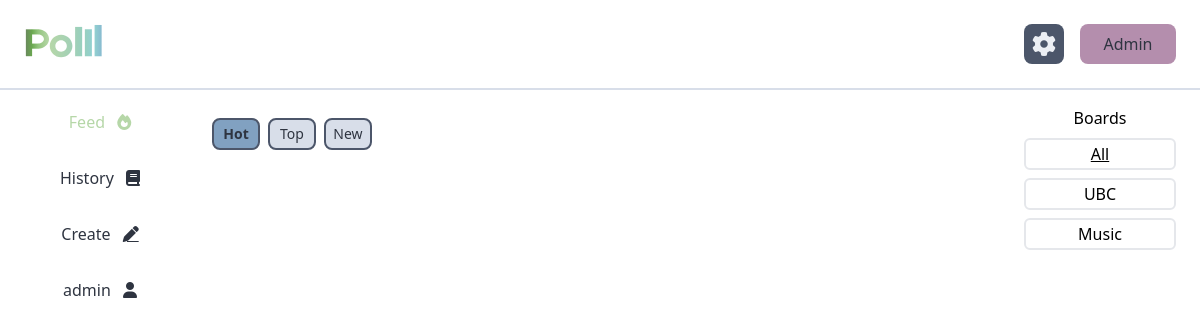
Before: /feed (signed in) with the older database file.
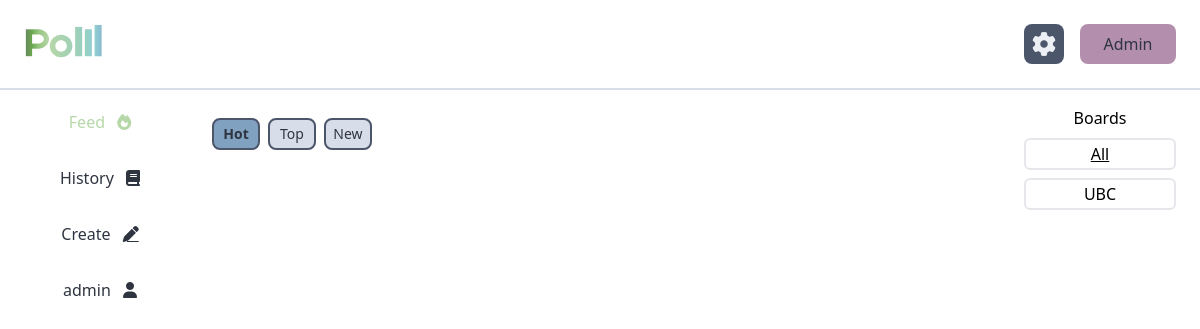
After: the same page with the newer database file.
### tables this page shows
CREATE TABLE board (
  id INTEGER PRIMARY KEY,
  name TEXT NOT NULL
);

### polll/home.py (the view)
@home.route("/feed")
@requires_auth
def feed():
    board = request.args.get("board") or "All"
    order = request.args.get("order") or "hot"
    db = get_db()
    cur = db.cursor()
    board_query = "SELECT id FROM board WHERE name=?"
    res = cur.execute(board_query, (board,)).fetchone()
    board_id = dict(res)["id"] if res else "1"
    id_query = """
    SELECT poll.id
    FROM poll
    INNER JOIN poll_board ON poll_id=poll.id
    WHERE board_id = ? AND creator_id != ? AND is_active = 1
    EXCEPT SELECT poll_id FROM (
        SELECT DISTINCT poll_id
        FROM response
        WHERE response.user_id = ?
        UNION
        SELECT DISTINCT poll_id
        FROM report
        WHERE report.creator_id = ?
    )
    """
    user_id = session["user"]["id"]
    res = cur.execute(id_query, (board_id, user_id, user_id, user_id))
    ids = [response["id"] for response in res.fetchall()]
    polls = [query_poll_details(id) for id in ids]
    if order == "hot":
        polls = sorted(polls, key=lambda p: popularity(p), reverse=True)
    if order == "top":
        polls = sorted(polls, key=lambda p: p["votes"], reverse=True)
    if order == "new":
        polls = sorted(polls, key=lambda p: p["date_created"], reverse=True)
    query = "SELECT * FROM board"
    boards = [dict(b) for b in cur.execute(query).fetchall()]
    session["admin"] = False
    session["tab"] = "feed"
    session["board"] = board
    session["feed"] = order
    return render_template("home/feed.html", session=session, polls=polls, boards=boards)

### polll/auth.py (called while the page is built)
def requires_auth(f):
    @wraps(f)
    def decorated(*args, **kwargs):
        if not session["user"]["id"]:
            return redirect(url_for('auth.login'))
        return f(*args, **kwargs)
    return decorated

### polll/db.py (called while the page is built)
def get_db():
    if "db" not in g:
        g.db = sqlite3.connect(
            current_app.config["DATABASE"],
            detect_types=sqlite3.PARSE_DECLTYPES
        )
        g.db.row_factory = sqlite3.Row
    return g.db

### polll/templates/home/feed.html (shortened to what this page needs)
{% extends "home/home.html" %}
{%macro filter_btn(name) %}
  <a
    id="{{ name }}"
    href="{{ url_for('home.feed', board = session.board, order = name) }}"
    class="bg-nord-4 text-nord-0 border-2 border-nord-3 dark:border-nord-2 text-nord-0 rounded-lg w-9 sm:w-10 md:w-11 lg:w-12 h-6 md:h-7 lg:h-8 m-1 flex justify-center items-center font-light {% if session.feed == name %}bg-nord-9 dark:bg-nord-7 font-semibold{% endif %}"
  >
    {{ name.capitalize() }}
  </a>
{%endmacro%}
{% block home_content %}
  <div class="w-full">
    <div class="flex flex-row text-xs md:text-sm">
      {{ filter_btn("hot") }}
      {{ filter_btn("top") }}
      {{ filter_btn("new") }}
    </div>
  </div>
{% endblock %}

### polll/templates/home/home.html (shortened to what this page needs)
{% extends "base.html" %}
{% block body %}
<main id="main">
  <div class="w-screen h-screen flex flex-col dark:text-nord-4 dark:bg-gradient-to-t dark:from-grad-start dark:to-grad-end">
    {% include "navbar.html" %}
    <div class="flex overflow-hidden flex-row grow md:pt-4">
      <div class="hidden p-2 md:flex md:justify-center md:w-2/12">
          <div class="flex flex-col overflow-hidden h-full">
            {{ macs.buttons() }}
          </div>
      </div>
      <div id="home-content" class="w-full overflow-auto md:w-8/12 p-2 no-scrollbar">
        {% block home_content %}{% endblock %}
      </div>
      <div class="hidden md:flex md:flex-col md:items-center md:w-2/12 px-6">
        {% if session.tab == "feed" %}
        <p class="mb-2">Boards</p>
          {% for board in boards %}
            <a class="flex flex-row items-center justify-center rounded-md w-full h-8 border-2 dark:border-nord-3 mb-2 {% if session.board == board.name %}underline{% endif %}"
              href="{{ url_for('home.feed', board = board.name, order = session.feed) }}"
            >
              {{ board.name }}
            </a>
          {% endfor %}
        {% endif %}
      </div>
    </div>
  </div>
</main>
{% endblock %}

Changed rows visible on the page:
removed board: name "Music"
